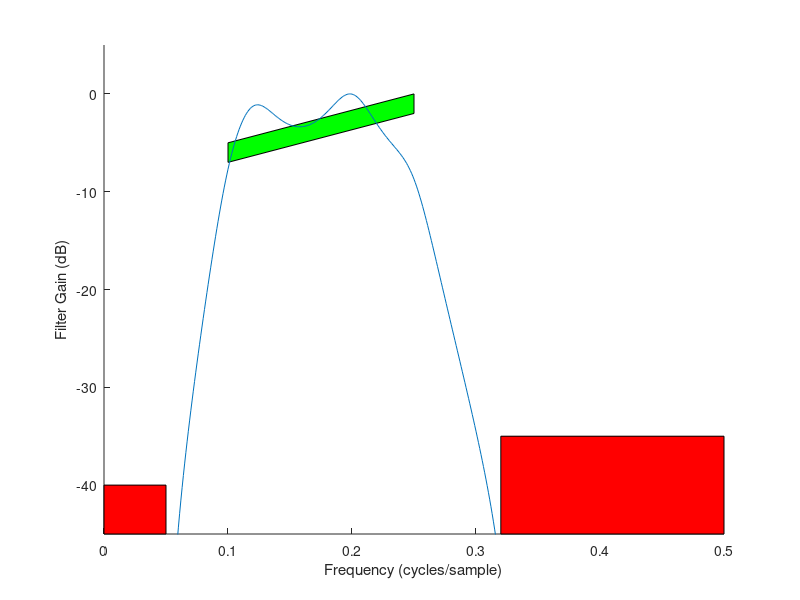

MATLAB code for this plot:
%% ECE486 Lab 3 - Task 2
% Script to design bandpass filter to pass frequencies within 0.10 <= f <=
% 0.25 and attenuate frequencies f<=0.05 and f>=0.32 by at least 35 dB

%% Generate filter coefficients
pf = [0.1 0.12 0.2 0.25];			% pole frequencies
bw = (0.25 - 0.1)*2*pi;		% bandwidth
r = 1 - bw/(2*length(pf));	% radius of poles
% r = .1;
zf = [0 .02 .05 0.33 0.5];				% zero frequencies
p = [r*exp(1i*2*pi.*pf) r*exp(-1i*2*pi.*pf)];	% poles
z = [1*exp(1i*2*pi.*zf)];						% zeros
a = poly(p);
b = poly(z);


f = 0:.001:.5;
num = zeros(1,length(f));
den = zeros(1,length(f));
for k=1:length(a)
	den = den + a(k)*exp(-1i*2*pi*(k-1).*f);
end
for k=1:length(b)
	num = num + b(k)*exp(-1i*2*pi*(k-1).*f);
end
G1 = num ./ den;
% G1 = (b(1) + b(2)*exp(-1i*2*pi*f) + b(3)*exp(-1i*2*pi*2*f))./ ...
% 	 (a(1) + a(2)*exp(-1i*2*pi*f) + a(3)*exp(-1i*2*pi*2*f));

K = 1/max(abs(G1));
G1 = K .* G1;

figure(1); hold on;
patch([0.1 0.1 0.25 0.25],[-7 -5 0 -2],'g');
patch([0 0 0.05 0.05],[-45 -40 -40 -45],'r');
patch([0.32 0.32 0.5 0.5],[-45 -35 -35 -45],'r');
plot(f,20*log10(abs(G1)));
axis([0 0.5 -45 5]);
xlabel('Frequency (cycles/sample)'); ylabel('Filter Gain (dB)');
